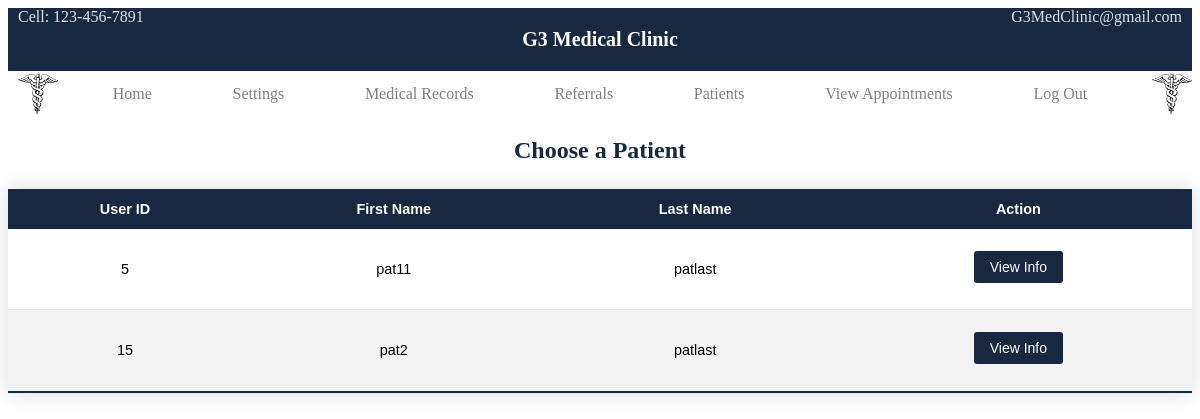
Before: /patients.php (signed in) with the older database file.
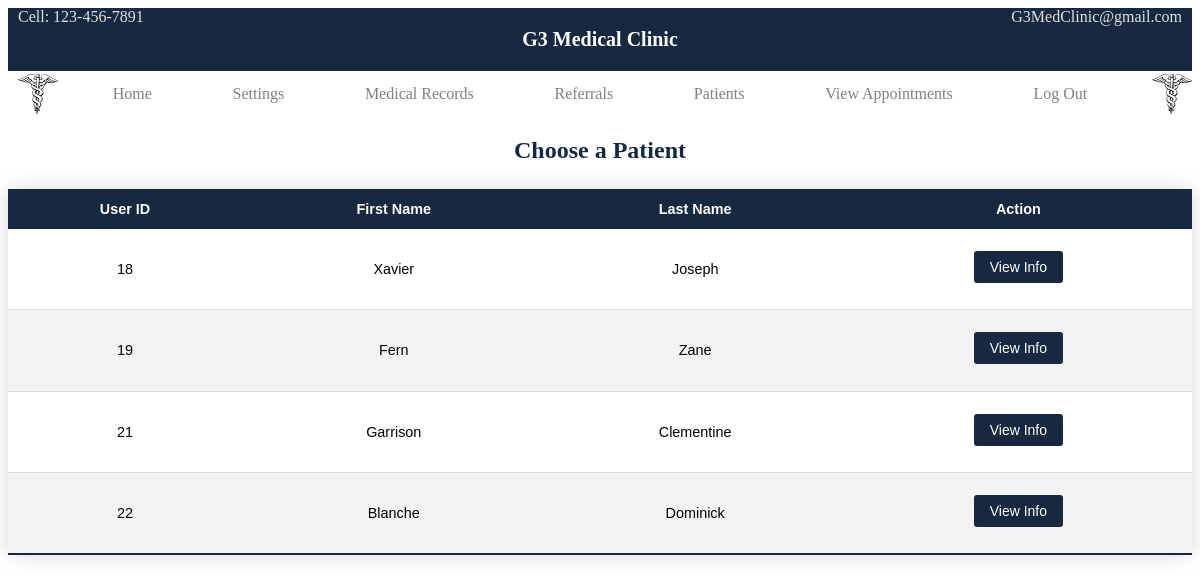
After: the same page with the newer database file.
### tables this page shows
CREATE TABLE `Patient` (
  `patient_ID` int NOT NULL AUTO_INCREMENT,
  `ssn` int NOT NULL,
  `f_name` varchar(20) NOT NULL,
  `m_name` varchar(20) DEFAULT NULL,
  `l_name` varchar(20) NOT NULL,
  `sex` char(1) NOT NULL,
  `pat_user` int NOT NULL,
  `address_ID` int NOT NULL,
  `clinic_ID` int NOT NULL,
  `prim_doc_ID` int NOT NULL,
  `deleted_flag` tinyint(1) NOT NULL DEFAULT '0',
  PRIMARY KEY (`patient_ID`),
  UNIQUE KEY `ssn` (`ssn`,`pat_user`),
  KEY `pat_user` (`pat_user`),
  KEY `address_ID` (`address_ID`),
  KEY `clinic_ID` (`clinic_ID`),
  KEY `prim_doc_ID` (`prim_doc_ID`),
  CONSTRAINT `patient_ibfk_1` FOREIGN KEY (`pat_user`) REFERENCES `User_Account` (`user_ID`),
  CONSTRAINT `patient_ibfk_2` FOREIGN KEY (`address_ID`) REFERENCES `Address` (`address_ID`),
  CONSTRAINT `patient_ibfk_3` FOREIGN KEY (`clinic_ID`) REFERENCES `Address` (`address_ID`),
  CONSTRAINT `patient_ibfk_4` FOREIGN KEY (`prim_doc_ID`) REFERENCES `Doctor` (`doc_ID`)
);

### includes/functions.inc.php (called while the page is built, shortened)
<?php
function getDocPatients ($conn, $docID) {
  $sql = "SELECT pat_ID FROM Doctor_For_Patient WHERE doc_ID = ? AND deleted_flag = false;";
  $stmt = mysqli_stmt_init($conn);
  if (!mysqli_stmt_prepare($stmt, $sql)) {
    header("location: medrecord.php?error=getpatidsfailed");
    exit();
  }
  mysqli_stmt_bind_param($stmt, 'i', $docID);
  mysqli_stmt_execute($stmt);
  $result = mysqli_stmt_get_result($stmt);
  $rows = mysqli_fetch_all($result);
  $i = 0;
  while ($i < count($rows)) {
    $pats[$i] = intval($rows[$i][0]);
    $i = $i + 1;
  }
  $in = str_repeat('?, ', count($pats) - 1).'?';
  $types = str_repeat('i', count($pats));
  $sql2 = "SELECT * FROM Patient WHERE deleted_flag = false AND patient_ID IN ($in);";
  $stmt2 = mysqli_stmt_init($conn);
  if (!mysqli_stmt_prepare($stmt2, $sql2)) {
    header("location: viewappointments.php?error=getpatsstmtfailed");
    exit();
  }
  mysqli_stmt_bind_param($stmt2, $types, ...$pats);
  mysqli_stmt_execute($stmt2);
  $result2 = mysqli_stmt_get_result($stmt2);
  return $result2;
}

### patients.php (the view, shortened to what this page needs)
<?php
  include_once 'header.php';
  require_once 'includes/dbh.inc.php';
  require_once 'includes/functions.inc.php';
  if ($_SESSION["userRole"] === 'admin' || $_SESSION["userRole"] === 'receptionist') {
    $result = getAllPatients($conn);
  }
  else if ($_SESSION["userRole"] === 'doctor') {
    $sql = "SELECT doc_ID FROM Doctor WHERE doc_user = ? AND deleted_flag = false;";
    $stmt = mysqli_stmt_init($conn);
    if (!mysqli_stmt_prepare($stmt, $sql)) {
      header("location: patients.php?error=getpatfailed");
      exit();
    }
    mysqli_stmt_bind_param($stmt, "i", $_SESSION["userID"]);
    mysqli_stmt_execute($stmt);
    $result2 = mysqli_stmt_get_result($stmt);
    $row2 = mysqli_fetch_assoc($result2);
    $docID = $row2["doc_ID"];
    $result = getDocPatients($conn, $docID);
  }
  else {
    header("location: index.php");
    exit();
  }
?>
<div class='choose-patient'>
  <h2>Choose a Patient</h2>
  <table class="table-template">
    <thead>
      <tr>
        <th>User ID</th>
        <th>First Name</th>
        <th>Last Name</th>
        <th>Action</th>
      </tr>
    </thead>
    <tbody>
      <?php
        while ($row = mysqli_fetch_assoc($result)) {
          $userID = $row["pat_user"];
          $fname = $row["f_name"];
          $lname = $row["l_name"];
      ?>
        <tr>
          <td><?php echo $userID?></td>
          <td><?php echo $fname?></td>
          <td><?php echo $lname?></td>
          <td>
            <form action='/medical-clinic/viewinfo.php' method='post'>
              <div class='submit-btn'>
                <button type='submit' name='submit'>View Info</button>
              </div>
            </form>
          </td>
        </tr>
      <?php
        }
      ?>
    </tbody>
  </table>
</div>
<?php
  include_once 'footer.php';
?>

Changed rows visible on the page:
removed patient: pat_user "5", f_name "pat11", l_name "patlast"
removed patient: pat_user "15", f_name "pat2", l_name "patlast"
added patient: pat_user "18", f_name "Xavier", l_name "Joseph"
added patient: pat_user "19", f_name "Fern", l_name "Zane"
now on this page (row edited): patient: pat_user "21", f_name "Garrison", l_name "Clementine"
added patient: pat_user "22", f_name "Blanche", l_name "Dominick"
